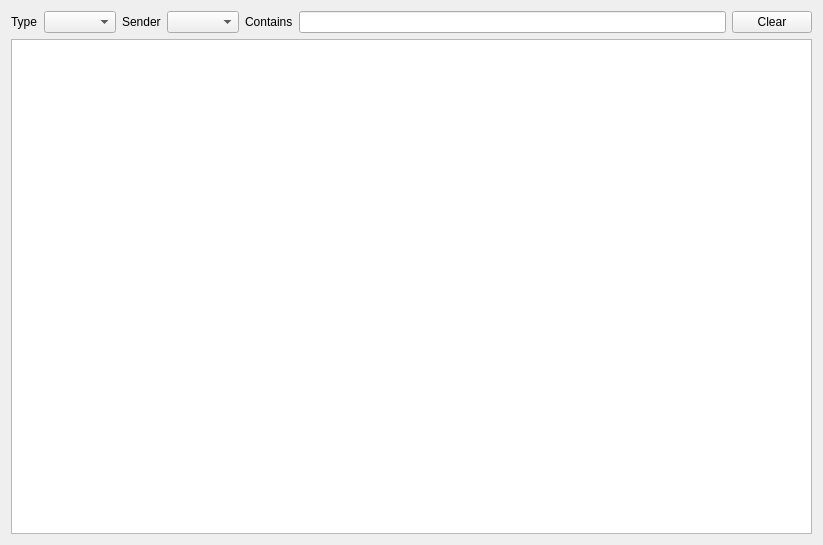
<?xml version="1.0" encoding="UTF-8"?>
<ui version="4.0">
 <class>MessagesWindow</class>
 <widget class="QWidget" name="MessagesWindow">
  <property name="geometry">
   <rect>
    <x>0</x>
    <y>0</y>
    <width>823</width>
    <height>545</height>
   </rect>
  </property>
  <layout class="QGridLayout" name="gridLayout">
   <item row="0" column="1">
    <widget class="QComboBox" name="type"/>
   </item>
   <item row="0" column="6">
    <widget class="QPushButton" name="clearLogs">
     <property name="text">
      <string>Clear</string>
     </property>
    </widget>
   </item>
   <item row="0" column="2">
    <widget class="QLabel" name="label_2">
     <property name="text">
      <string>Sender</string>
     </property>
    </widget>
   </item>
   <item row="0" column="5">
    <widget class="QLineEdit" name="message"/>
   </item>
   <item row="1" column="0" colspan="7">
    <widget class="QTreeView" name="logs">
     <property name="editTriggers">
      <set>QAbstractItemView::NoEditTriggers</set>
     </property>
     <property name="alternatingRowColors">
      <bool>true</bool>
     </property>
     <property name="selectionMode">
      <enum>QAbstractItemView::ExtendedSelection</enum>
     </property>
     <property name="wordWrap">
      <bool>true</bool>
     </property>
     <attribute name="headerHighlightSections">
      <bool>true</bool>
     </attribute>
    </widget>
   </item>
   <item row="0" column="3">
    <widget class="QComboBox" name="sender"/>
   </item>
   <item row="0" column="0">
    <widget class="QLabel" name="label">
     <property name="text">
      <string>Type</string>
     </property>
    </widget>
   </item>
   <item row="0" column="4">
    <widget class="QLabel" name="label_3">
     <property name="text">
      <string>Contains</string>
     </property>
    </widget>
   </item>
  </layout>
 </widget>
 <resources/>
 <connections/>
</ui>
